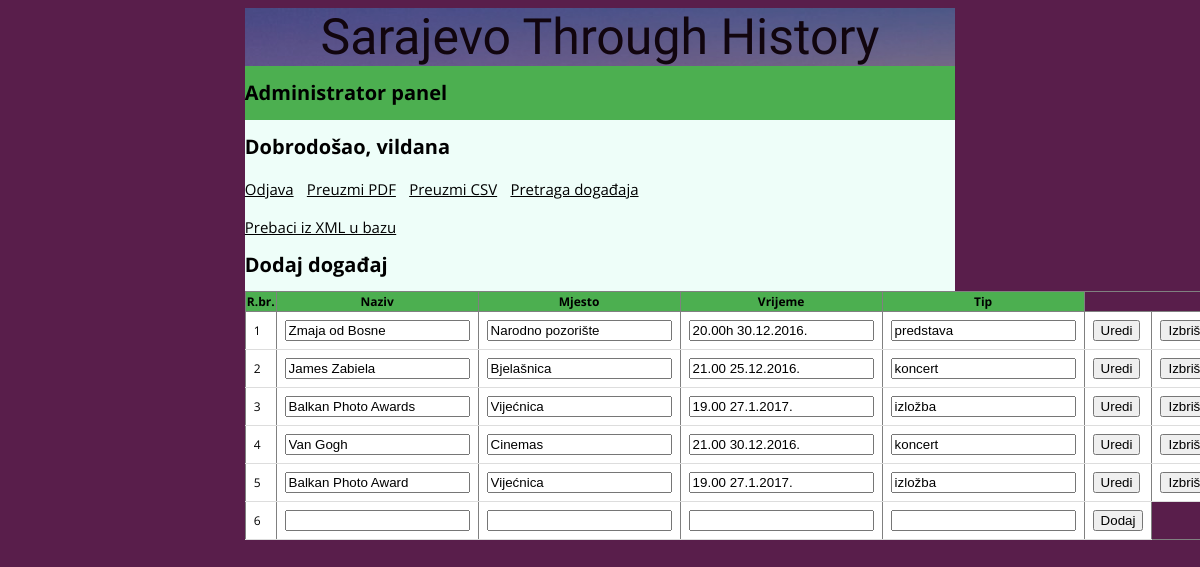
Screenshot of /Spirala4/pocetnaAdmin.php (signed in) with the database file from the repository.
### tables this page shows
CREATE TABLE `dogadjaji` (
  `id` int(11) NOT NULL,
  `naziv` varchar(30) DEFAULT NULL,
  `mjesto` varchar(30) DEFAULT NULL,
  `vrijeme` varchar(40) DEFAULT NULL,
  `tip` varchar(20) DEFAULT NULL
);

### Spirala4/pocetnaAdmin.php (the view, shortened to what this page needs)
<!DOCTYPE html PUBLIC "-//W3C//DTD XHTML 1.0 Transitional//EN"
"http://www.w3.org/TR/xhtml1/DTD/xhtml1-transitional.dtd">
<html xmlns="http://www.w3.org/1999/xhtml">
<HEAD>
<link rel="stylesheet" type="text/css" media='screen and (min-width: 960px), (orientation:landscape) and (min-width:800)' href="stil1.css"/>
<link rel="stylesheet" type="text/css" media='screen and (min-width: 300px) and (max-width:960px)' href="stil2.css"/>
</HEAD>
<body>
<div id="okvir">
<div id="zaglavlje" class="kolona dva">
Sarajevo Through History</div>
<div id="menuAdmin" class="kolona dva">
<h1>Administrator panel</h1>
</div>
<div id="podstranicaAdmin">
<div id="glavniDioPocetnaAdmin" class="kolona dva" style="background-color: #EEFEF9;">
<h1>Dobrodošao, <?php echo $_SESSION['ime']; ?> </h1>
<p><a href="logout.php" action="odjava.php">Odjava</a> &nbsp; <a href="pdf.php">Preuzmi PDF</a> &nbsp; <a href="csv.php">Preuzmi CSV</a> &nbsp; <a href="pretragaDogadjaja.php">Pretraga događaja</a> </p>
<a href=prebaci.php name="xmlDugme">Prebaci iz XML u bazu</a>
<div id="crudAdmin" class="kolona dva" style="background-color: #EEFEF9;">
<h1>Dodaj događaj</h1>
</div>
<form method="POST" id="formaAdmin">
<table align="center" class="tabela" border="1px solid black" >
<?php
    $dbh = new PDO("mysql:dbname=wt;host=localhost;charset=utf8", "root", "");
    $dbh->exec("set names utf8");
    print '<tr>';
    print '<th>R.br.</th>';
    print '<th>Naziv</th>';
    print '<th>Mjesto</th>';
    print '<th>Vrijeme</th>';
    print '<th>Tip</th>';
    print '</tr>';
    $red=$dbh->prepare("SELECT * FROM dogadjaji");
    $red->execute();
    $rez=$red->fetchAll();
    $i=1;
    foreach ($rez as $p) {
        print '<tr>';
        print '<td>'.$i.'</td>';
        print '<td><input type=text name="naziv'.$i.'" value="'.$p['naziv'].'"/></td>';
        print '<td><input name="mjesto'.$i.'" value="'.$p['mjesto'].'" /></td>';
        print '<td><input name="vrijeme'.$i.'" value="'.$p['vrijeme'].'" /></td>';
        print '<td><input name="tip'.$i.'" value="'.$p['tip'].'" /></td>';
        print '<td><input type=submit name="uredi'.$i.'" value=Uredi></td>';
        print '<td><input type=submit name="izbrisi'.$i.'" value=Izbriši></td>';
$i++;
}
        print '<tr>';
        print '<td>'.$i.'</td>';
        print '<td><input name="naziv'.$i.'" /></td>';
        print '<td><input name="mjesto'.$i.'" /></td>';
        print '<td><input name="vrijeme'.$i.'" /></td>';
        print '<td><input name="tip'.$i.'"/></td>';
        print '<td><input type=submit name="dodaj'.$i.'" value=Dodaj></td>';
?>
</table>
</form>
</div>
</div>
</body>
</HTML>

### Spirala4/stil1.css (style rules this page uses)
* { box-sizing: border-box; }
body { background-color:#591e4b; font-size: 62.5%; font-family: 'Open Sans'; position: relative; overflow:auto; height: 100%; }
.kolona { margin-left: 0%; margin-right: 0%; display: inline-block; float: left; }
.kolona.dva { width: 100%; }
.kolona:first-child { margin-left: 0px; }
.kolona:last-child { margin-left: 0px; }
#okvir { margin-left:20%; margin-right:20%; width: 60%; height: 2000px; }
#zaglavlje { background-image: url(slike/cover.jpg); font-family:'Shadows Into Light' ; font-size:5em; text-align: center; opacity:0.8; }
#menuAdmin { background-color: #4CAF50; }
th { background-color: #4CAF50; color: black; font-size: 1.2em; }
#formaAdmin table { border-collapse: collapse; max-width: 100%; }
#formaAdmin td { padding: 8px; color:black; font-size: 1.2em; background-color: white; text-align: left; border-bottom: 1px solid #ddd; }
#glavniDioPocetnaAdmin { height: auto; background:#FBF2EF; }
#glavniDioPocetnaAdmin p { color: black; font-size: 1.7em; text-align:left; }
#glavniDioPocetnaAdmin a { color: black; font-size: 15px; }
#crudAdmin { background-color: #EEFEF9; }

### Spirala4/stil2.css (style rules this page uses)
* { box-sizing: border-box; }
body { background-color: #591e4b; font-size: 62.5%; font-family: 'Open Sans'; position: relative; overflow:auto; }
.kolona { margin-left: 0%; margin-right: 0%; display: inline-block; float: left; }
.kolona.dva { width: 100%; }
.kolona:first-child { margin-left: 0px; }
.kolona:last-child { margin-left: 0px; }
#okvir { margin-left:0px; margin-right:0px; width: 100%; min-height: 1800px; overflow: scroll; }
#zaglavlje { background-image: url(slike/cover.jpg); font-family:'Shadows Into Light' ; font-size:2em; text-transform: bold; text-align: center; opacity: 0.8; width: 100%; }
#glavniDioPocetnaAdmin { height: auto; background:#FBF2EF; }
#glavniDioPocetnaAdmin p { color: black; font-size: 1.7em; text-align:left; }
#glavniDioPocetnaAdmin a { color: black; }
#menuAdmin { background-color: #4CAF50; }

### rows the page displays
dogadjaji: naziv "Zmaja od Bosne", mjesto "Narodno pozorište", vrijeme "20.00h 30.12.2016.", tip "predstava"
dogadjaji: naziv "James Zabiela", mjesto "Bjelašnica", vrijeme "21.00 25.12.2016.", tip "koncert"
dogadjaji: naziv "Balkan Photo Awards", mjesto "Vijećnica", vrijeme "19.00 27.1.2017.", tip "izložba"
dogadjaji: naziv "Van Gogh", mjesto "Cinemas", vrijeme "21.00 30.12.2016.", tip "koncert"
dogadjaji: naziv "Balkan Photo Award", mjesto "Vijećnica", vrijeme "19.00 27.1.2017.", tip "izložba"

### other values shown
$_SESSION['ime'] "vildana"
$i "6"
